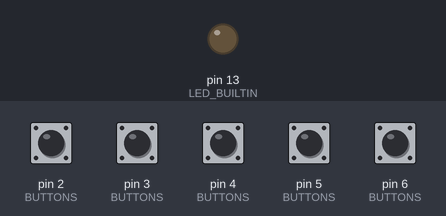
Simulated run of this sketch. Board: Arduino Leonardo, built with avr-gcc and run on an emulated ATmega32U4. Parts: output pins drawn as LEDs (lit = HIGH). Inputs (shaded band) come from the test bench; at power-on: pin 2 (BUTTONS), pin 3 (BUTTONS), pin 4 (BUTTONS), pin 5 (BUTTONS), pin 6 (BUTTONS) HIGH. USB keyboard and mouse output is not drawn.

Above: at 1.2 s.
1.3 s: pin 2 (BUTTONS) pulled LOW for 0.15 s
At 1.42 s:
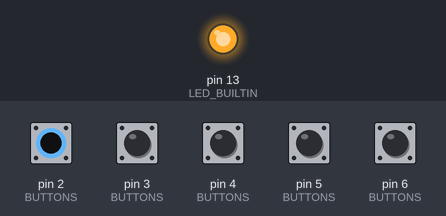
Timing chart, 0 to 4.3 s (numbered marks = the images above; inputs shaded):
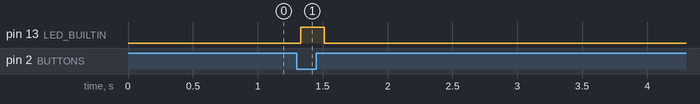

Measured:
- after the input at 1.3 s, pin 13 (LED_BUILTIN): LOW → HIGH at once, → LOW 0.18 s later

The sketch:

arduino_leonardo_kiosk_button.ino
```cpp
/*
  Memory Engine Kiosk Button

  Board:
    Arduino Leonardo

  Wiring:
    - Primary momentary pushbutton between pin 2 and GND
    - Optional mode buttons between pins 3, 4, 5 and GND
    - Optional monitor-check button between pin 6 and GND

  Behavior:
    - Pin 2 short press: sends Space to advance the kiosk's primary action
    - Pin 2 long press (>= 1600 ms): sends Escape to cancel/reset the kiosk session
    - Pin 3: sends 1
    - Pin 4: sends 2
    - Pin 5: sends 3
    - Pin 6: sends M to open/close monitor check

  Why this shape:
    The kiosk already owns the interaction contract through keyboard shortcuts.
    The Leonardo acts as a tiny HID bridge so hands-free activation does not
    require a new browser API, daemon, or operator-side control path.
*/

#include <Keyboard.h>

const unsigned long DEBOUNCE_MS = 30;
const unsigned long HOLD_ESCAPE_MS = 1600;

struct ButtonConfig {
  uint8_t pin;
  uint8_t keycode;
  bool allowLongPressEscape;
};

struct ButtonState {
  bool lastReading;
  bool stableState;
  bool pressHandled;
  unsigned long lastChangeMs;
  unsigned long pressStartedMs;
};

ButtonConfig BUTTONS[] = {
  {2, ' ', true},
  {3, '1', false},
  {4, '2', false},
  {5, '3', false},
  {6, 'm', false},
};

ButtonState STATES[sizeof(BUTTONS) / sizeof(BUTTONS[0])];

void tapKey(uint8_t keycode) {
  Keyboard.press(keycode);
  delay(35);
  Keyboard.release(keycode);
}

void setup() {
  for (uint8_t index = 0; index < (sizeof(BUTTONS) / sizeof(BUTTONS[0])); index += 1) {
    pinMode(BUTTONS[index].pin, INPUT_PULLUP);
    STATES[index] = {HIGH, HIGH, false, 0, 0};
  }
  pinMode(LED_BUILTIN, OUTPUT);
  digitalWrite(LED_BUILTIN, LOW);
  Keyboard.begin();
}

void handlePrimaryButton(ButtonState &state, unsigned long now) {
  if (state.stableState == LOW && !state.pressHandled && (now - state.pressStartedMs) >= HOLD_ESCAPE_MS) {
    tapKey(KEY_ESC);
    state.pressHandled = true;
    digitalWrite(LED_BUILTIN, LOW);
  }
}

void handleButtonEvent(const ButtonConfig &config, ButtonState &state, unsigned long now) {
  const bool reading = digitalRead(config.pin);

  if (reading != state.lastReading) {
    state.lastChangeMs = now;
    state.lastReading = reading;
  }

  if ((now - state.lastChangeMs) < DEBOUNCE_MS) {
    if (config.allowLongPressEscape) {
      handlePrimaryButton(state, now);
    }
    return;
  }

  if (reading != state.stableState) {
    state.stableState = reading;
    if (state.stableState == LOW) {
      state.pressStartedMs = now;
      state.pressHandled = false;
      digitalWrite(LED_BUILTIN, HIGH);
      if (!config.allowLongPressEscape) {
        tapKey(config.keycode);
        state.pressHandled = true;
        digitalWrite(LED_BUILTIN, LOW);
      }
    } else {
      if (config.allowLongPressEscape && !state.pressHandled) {
        tapKey(config.keycode);
      }
      state.pressHandled = false;
      digitalWrite(LED_BUILTIN, LOW);
    }
  }

  if (config.allowLongPressEscape) {
    handlePrimaryButton(state, now);
  }
}

void loop() {
  const unsigned long now = millis();
  for (uint8_t index = 0; index < (sizeof(BUTTONS) / sizeof(BUTTONS[0])); index += 1) {
    handleButtonEvent(BUTTONS[index], STATES[index], now);
  }
}
```
